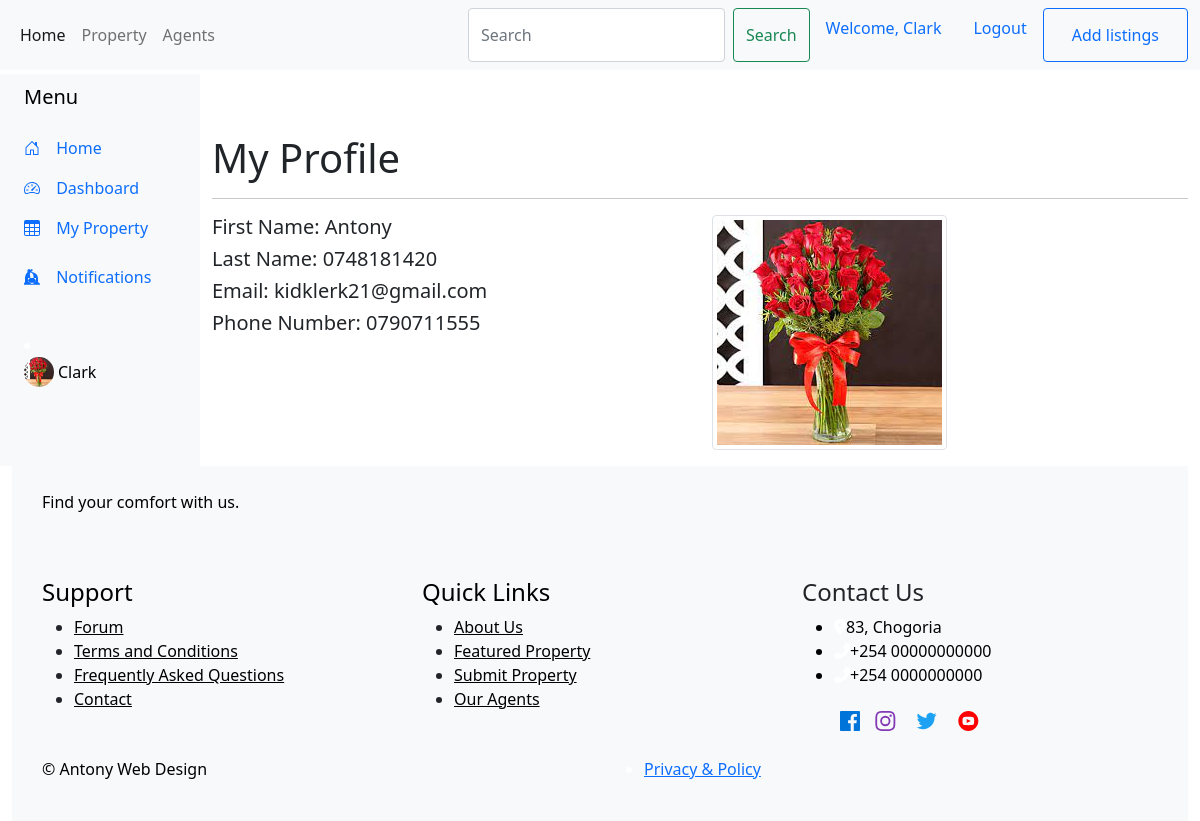
Screenshot of /app/my_profile/ (signed in) with the database file from the repository.
### myhome/models.py (models this page shows, shortened)
class User(AbstractUser):
    username = models.CharField(max_length=150,unique=True)
    email = models.EmailField(unique=True)
    password = models.CharField(max_length=128)
    is_email_verified = models.BooleanField(default=False)
    verification_token = models.CharField(max_length=64, blank=True, null=True)
    verification_token_expiration = models.DateTimeField(blank=True, null=True)
    slug = models.SlugField(unique=True, blank=True)
    verification_token_expiration = models.DateTimeField(blank=True, null=True)
    def __str__(self):
        return self.username

class Profile(models.Model):
    username = models.OneToOneField(User, on_delete=models.CASCADE)
    first_name = models.CharField(max_length=100, blank=True)
    last_name = models.CharField(max_length=100, blank=True)
    phone_number = models.CharField(max_length=12, blank=True)
    account_type = models.CharField(max_length=50, choices=[('User', 'User'), ('Agent', 'Agent')], default='User')
    image = models.ImageField(upload_to='profile_images/', blank=True, null=True)

### myhome/views.py (the view)
# urls.py: path('my_profile/', views.my_profile, name='my_profile'),
@login_required
def my_profile(request):
    user = request.user
    email = request.user.email
    name = "my-profile"
    try:
        profile = Profile.objects.get(username=user)
    except Profile.DoesNotExist:
        return HttpResponse('failed')
    context = {
        'profile': profile,
        'name': name,
        'email': email,
        'logged_in': True,
    }
    if user.is_authenticated:
        return render(request, 'myhome/my_profile.html', context)
    else:
        return render(request, 'myhome/login.html')

### myhome/templates/myhome/my_profile.html
{% extends 'myhome/base.html' %}
{% block content %}
{% load static %}
<div class="container mt-5">
    <h1>My Profile</h1>
    <hr>
    <div class="row">
        <div class="col-md-6">
            <h5>First Name: {{ profile.first_name }}</h5>
            <h5>Last Name: {{ profile.last_name }}</h5>
            <h5>Email: {{ request.user.email }}</h5>
            <h5>Phone Number: {{ profile.phone_number }}</h5>
        </div>
        <div class="col-sm-6  rounded-circle" >
            {% if profile.image %}
                <img src="{{ profile.image.url }}" class="img-thumbnail" alt="Profile Image">
            {% else %}
               <img src="{% static 'assets/img/profilepic.png' %}" class="img-thumbnail" alt="placeholder image" width="100" height="100">
            {% endif %}
        </div>
    </div>
</div>
{% endblock %}

### myhome/templates/myhome/base.html (shortened to what this page needs)
{% load static %}
<!DOCTYPE html>
<!DOCTYPE html>
<html>
<head>
    <link href="https://cdn.jsdelivr.net/npm/bootstrap@5.1.3/dist/css/bootstrap.min.css" rel="stylesheet">
    <link rel="stylesheet" href="https://cdnjs.cloudflare.com/ajax/libs/font-awesome/6.0.0-beta3/css/all.min.css">
    <link href="{% static 'assets/css/styles.css' %}" rel="stylesheet">
</head>
<body>
    <nav class="navbar navbar-expand-lg navbar-light bg-light">
      <div class="container-fluid">
        <div class="collapse navbar-collapse" id="navbarSupportedContent">
          <ul class="navbar-nav me-auto mb-2 mb-lg-0">
            <li class="nav-item">
              <a class="nav-link active" aria-current="page" href="{% url 'index' %}"">Home</a>
            </li>
            <li class="nav-item">
              <a class="nav-link" href="#">Property</a>
            </li>
            <div class="nav-item">
                <a class="nav-link" href="{% url 'all-agents' %}">Agents</a>
              </div>
          </ul>
          <div class="d-flex">
            <form class="d-flex mx-auto">
              <input class="form-control me-2" type="search" placeholder="Search" aria-label="Search">
              <button class="btn btn-outline-success" type="submit">Search</button>
            </form>
            {% if logged_in %}
            <div class="nav-item">
                <span class="nav-link">Welcome, {{ user }}</span>
            </div>
            <div class="nav-item">
              <a class="nav-link" href="{% url 'logout' %}">Logout</a>
            </div>
            {% else %}
            <div class="nav-item">
              <a class="nav-link" href="{% url 'login' %}">Login</a>
            </div>
            {% endif %}
            <div class="nav-item">
            <button class="btn btn-outline-primary"> <a class="nav-link" href="{% url 'submitproperty' %}">Add listings</a></button>
            </div>
          </div>
        </div>
      </div>
    </nav>
    <div class="container-fluid">
      <div class="row flex-nowrap">
        <div class="col-auto col-md-3 col-xl-2 px-sm-2 px-0 bg-light mt-1">
            <div class="d-flex flex-column align-items-center align-items-sm-start px-3 pt-2 text-white ">
                <a href="/" class="d-flex align-items-center pb-3 mb-md-0 me-md-auto text-black text-decoration-none">
                    <span class="fs-5 d-none d-sm-inline">Menu</span>
                </a>
                <ul class="nav nav-pills flex-column mb-sm-auto mb-0 align-items-center align-items-sm-start" id="menu">
                    <li class="nav-item">
                        <a href="{% url 'index' %}" class="nav-link align-middle px-0">
                          <svg class="bi pe-none me-2" width="16" height="16"><use xlink:href="#home"/></svg>
                         <span class="ms-1 d-none d-sm-inline">Home</span>
                        </a>
                    </li>
                    <li>
                        <a href="#submenu1" data-bs-toggle="collapse" class="nav-link px-0 align-middle">
                          <svg class="bi pe-none me-2" width="16" height="16"><use xlink:href="#speedometer2"/></svg>
                         <span class="ms-1 d-none d-sm-inline">Dashboard</span> </a>
                    </li>
                    <li>
                        <a href="#" class="nav-link px-0 align-middle">
                           <svg class="bi pe-none me-2" width="16" height="16"><use xlink:href="#table"/></svg>
                           <span class="ms-1 d-none d-sm-inline">My Property</span></a>
                    </li>
                    <li>
                        <a href="{% url 'my_profile' %}" class="nav-link px-0 align-middle">
                          <svg class="bi pe-none me-2" width="16" height="16"><use xlink:href="#notification"/></svg>
                             <span class="ms-1 d-none d-sm-inline">Notifications</span> </a>
                    </li>
                </ul>
                <li>
                    <a href="{% url 'my_profile' %}" class="d-flex align-items-center text-black text-decoration-none ">
                        <img src="{% if profile.image %}{{ profile.image.url }}{% else %}{% static 'assets/img/profilepic.png' %}{% endif %}"  width="30" height="30" class="rounded-circle" alt="user image">
                        <span class="d-none d-sm-inline mx-1">{{ request.user.username }}</span>
                    </a>
                  </li>
            </div>
        </div>
        <div class="col py-3">
          <div class="row">
            {% block content %}
            {% endblock %}
        </div>
      </div>
    </div>
    <footer class="full-row bg-light py-4">
      <div class="container">
        <div class="row ">
          <div class="mb-4 col-6 col-lg-3 col-sm-6 col-md-4 col-lg-2 col-xxl-2">
            <div class="mb-2">
              <p class="pb-4 text-black bold ">Find your comfort with us.</p>
            </div>
          </div>
          <div class="">
            <div class="row">
              <div class="col-md-4">
                <div class="footer-widget footer-nav mb-4">
                  <h4 class="widget-title text-black double-down-line-left position-relative">Support</h4>
                  <ul class="hover-text-primary">
                    <li><a href="#" class="text-black">Forum</a></li>
                    <li><a href="#" class="text-black">Terms and Conditions</a></li>
                    <li><a href="#" class="text-black">Frequently Asked Questions</a></li>
                    <li><a href="contact.php" class="text-black">Contact</a></li>
                  </ul>
                </div>
              </div>
              <div class="col-md-4">
                <div class="footer-widget footer-nav mb-4">
                  <h4 class="widget-title text-black bold double-down-line-left position-relative">Quick Links</h4>
                  <ul class="hover-text-primary">
                    <li><a href="" class="text-black">About Us</a></li>
                    <li><a href="#" class="text-black">Featured Property</a></li>
                    <li><a href="#" class="text-black">Submit Property</a></li>
                    <li><a href="" class="text-black">Our Agents</a></li>
                  </ul>
                </div>
              </div>
              <div class="col-md-4">
                <div class="footer-widget">
                  <h4 class="widget-title  double-down-line-left position-relative">Contact Us</h4>
                  <ul class="text-black">
                    <li class="hover-text-primary"><i class="fas fa-map-marker-alt text-white mr-2 font-13 mt-1"></i>83, Chogoria</li>
                    <li class="hover-text-primary"><i class="fas fa-phone-alt text-white mr-2 font-13 mt-1"></i>+254 00000000000</li>
                    <li class="hover-text-primary"><i class="fas fa-phone-alt text-white mr-2 font-13 mt-1"></i>+254 0000000000</li>
                    <div class="footer-widget media-widget mt-4 text-black hover-text-primary">
                      <a><img src="{% static 'assets/img/icon-facebook.svg' %}" style="margin-left:2%;"></a>
                      <img src="{% static 'assets/img/icon-instagram.svg' %}" style="margin-right: 2%;">
                      <img src="{% static 'assets/img/icon-twitter.svg' %}" style="margin-right: 2%;">
                      <img src="{% static 'assets/img/icon-youtube.svg' %}" style="margin-right:3%">
                    </div>
                  </ul>
                </div>
              </div>
            </div>
          </div>
        </div>
      </div>
      <div class="bg-gray">
        <div class="container">
          <div class="row">
            <div class="col-sm-6">
              <span class="text-black bold vh-100">&copy; Antony Web Design</span>
            </div>
            <div class="col-sm-6">
              <ul class="line-menu text-white hover-text-primary float-right">
                <li><a href="#">Privacy & Policy</a></li>
              </ul>
            </div>
          </div>
        </div>
      </div>
    </footer>
</body>
</html>

### myhome/static/assets/css/styles.css (style rules this page uses)
body { min-height: 100vh; min-height: -webkit-fill-available; }
html { height: -webkit-fill-available; }
.bi { vertical-align: -.125em; fill: currentColor; }

### rows the page displays
User: username "Clark", user.username "Clark", user.email "kidklerk21@gmail.com"
Profile: image (picture), first_name "Antony", last_name "0748181420", phone_number "0790711555"
